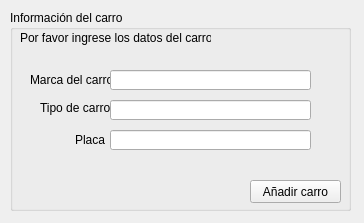
<?xml version="1.0" encoding="UTF-8"?>
<ui version="4.0">
 <class>add_car_form</class>
 <widget class="QWidget" name="add_car_form">
  <property name="geometry">
   <rect>
    <x>0</x>
    <y>0</y>
    <width>364</width>
    <height>223</height>
   </rect>
  </property>
  <property name="windowTitle">
   <string>Añadir carro</string>
  </property>
  <widget class="QGroupBox" name="car_info">
   <property name="geometry">
    <rect>
     <x>10</x>
     <y>10</y>
     <width>341</width>
     <height>201</height>
    </rect>
   </property>
   <property name="title">
    <string>Información del carro</string>
   </property>
   <widget class="QLabel" name="instructions_add_doctor">
    <property name="geometry">
     <rect>
      <x>10</x>
      <y>20</y>
      <width>191</width>
      <height>16</height>
     </rect>
    </property>
    <property name="text">
     <string>Por favor ingrese los datos del carro:</string>
    </property>
   </widget>
   <widget class="QLabel" name="text_car_brand">
    <property name="geometry">
     <rect>
      <x>20</x>
      <y>60</y>
      <width>81</width>
      <height>20</height>
     </rect>
    </property>
    <property name="text">
     <string>Marca del carro</string>
    </property>
   </widget>
   <widget class="QLabel" name="text_car_type">
    <property name="geometry">
     <rect>
      <x>30</x>
      <y>90</y>
      <width>71</width>
      <height>16</height>
     </rect>
    </property>
    <property name="text">
     <string>Tipo de carro</string>
    </property>
   </widget>
   <widget class="QLabel" name="text_id">
    <property name="geometry">
     <rect>
      <x>65</x>
      <y>120</y>
      <width>31</width>
      <height>20</height>
     </rect>
    </property>
    <property name="text">
     <string>Placa</string>
    </property>
   </widget>
   <widget class="QLineEdit" name="car_brand">
    <property name="geometry">
     <rect>
      <x>100</x>
      <y>60</y>
      <width>201</width>
      <height>20</height>
     </rect>
    </property>
   </widget>
   <widget class="QLineEdit" name="car_type">
    <property name="geometry">
     <rect>
      <x>100</x>
      <y>90</y>
      <width>201</width>
      <height>20</height>
     </rect>
    </property>
   </widget>
   <widget class="QLineEdit" name="id">
    <property name="geometry">
     <rect>
      <x>100</x>
      <y>120</y>
      <width>201</width>
      <height>20</height>
     </rect>
    </property>
   </widget>
   <widget class="QPushButton" name="button_add_car">
    <property name="geometry">
     <rect>
      <x>240</x>
      <y>170</y>
      <width>91</width>
      <height>23</height>
     </rect>
    </property>
    <property name="text">
     <string>Añadir carro</string>
    </property>
   </widget>
  </widget>
 </widget>
 <resources/>
 <connections/>
</ui>
